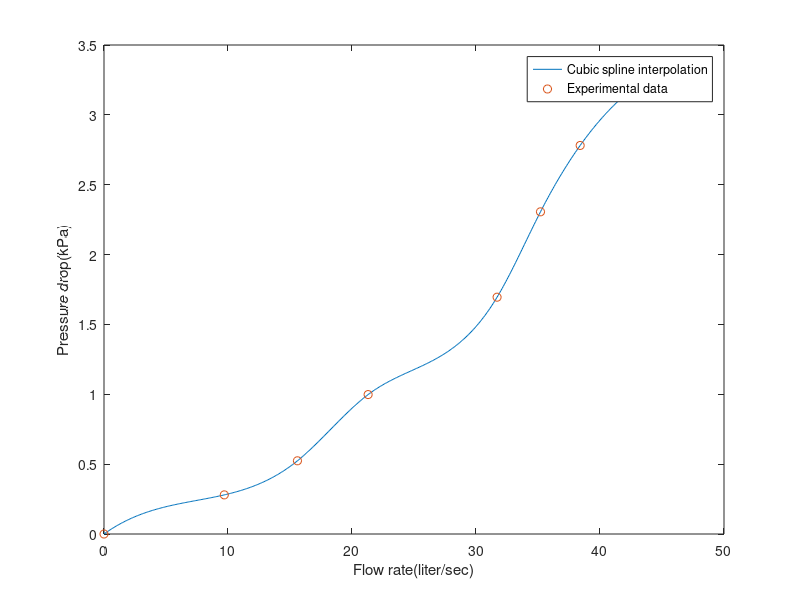

MATLAB code for this plot:
% filtintp.m: cubic spline interpolation by the built-in spline function 
x  =  [0 9.7 15.6 21.3 31.7 35.2 38.4 42.9]; 
y  =  [0 0.28 0.524 0.998 1.695 2.306 2.781 3.205]; 
xi  =  min(x):0.1:max(x); yi  =  spline(x,y,xi); 
plot(xi,yi,x,y,'o'), xlabel('Flow rate(liter/sec)'), ylabel('Pressure drop(kPa)') 
legend('Cubic spline interpolation','Experimental data','Location','Best')
